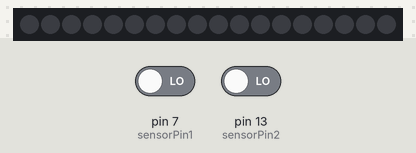
This sketch was run on a simulated Arduino Uno, built with avr-gcc and run on an emulated ATmega328P. On the bench: 18 RGB LEDs in strip order, left to right. The test bench sets the inputs (shaded band); at power-on: pin 7 (sensorPin1) LOW, pin 13 (sensorPin2) LOW.

Above: at 1.2 s.
1.3 s: pin 7 (sensorPin1) driven HIGH
At 2.1 s:
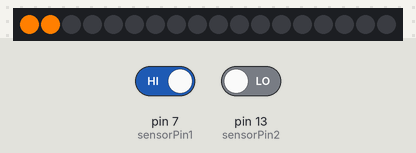
At 11.1 s:
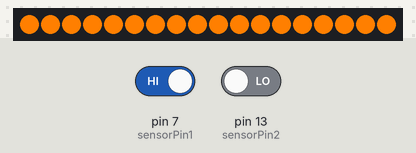
Timing chart, 0 to 12.6 s (numbered marks = the images above; inputs shaded):
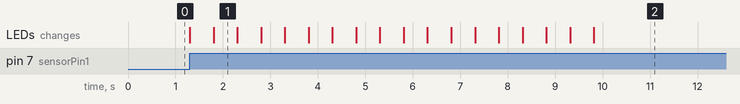

Measured:
- after the input at 1.3 s, the LEDs: first change at once (image 1 shows a later state)

The sketch:

step.ino
```cpp
#include <Adafruit_NeoPixel.h>
#ifdef __AVR__
#include <avr/power.h>
#endif
#define LED_PIN 6
#define sensorPin1 7
#define sensorPin2 13
#define LED_COUNT 18
Adafruit_NeoPixel strip(LED_COUNT, LED_PIN, NEO_GRB + NEO_KHZ800);
int calibrationTime = 20;
int sensorValue1 =0;
int sensorValue2 =0;
int sensorstatus = 0;
int sensor = 0;
int ranValue = 0;
void colourSelection()
{   sensorstatus = 1;
if (ranValue == 1 ) {
 RGBColor(0, 0, 255);
}
 else if (ranValue == 2 ) {
 RGBColor(0, 255, 255);
}
 else if (ranValue == 3 ) {
 RGBColor(0, 127, 255);
}
 else if (ranValue == 4 ) {
 RGBColor(0, 255, 127);
} else if (ranValue == 5 ) {
  RGBColor(0, 255, 0);
} else if (ranValue == 6 ) {
 RGBColor(255, 0, 255);
} else if (ranValue == 7 ) {
   RGBColor(255, 255, 0);
} else if (ranValue == 8 ) {
 RGBColor(255, 0, 127);
} else if (ranValue == 9 ) {
   RGBColor(255, 0, 0);
} else if (ranValue == 10 ) {
  RGBColor(244, 233, 140);
} else if (ranValue == 11 ) {
  RGBColor(255, 166, 0);
} else if (ranValue == 12 ) {
 RGBColor(252, 78, 3);
} else {
RGBColor(255, 127, 0);
}

}


void colorWipe(uint32_t color, int wait)
{
  for (int i = 0; i < strip.numPixels(); i++)
  { //Serial.println(sensorstatus);
    if(sensorstatus == 0){
        sensorValue1 = digitalRead(sensorPin1);
        sensorValue2 = digitalRead(sensorPin2);
           if (sensorValue1 == 1 || sensorValue2 == 1)  {

              //Serial.println("seroa");
              break;
           }
      }
    strip.setPixelColor(i, color);
    strip.show();
    delay(wait);
  }
}
void colorWipere(uint32_t color, int wait)
{

  for (int i = strip.numPixels(); i >= 0; i--)
  {
    //Serial.println(sensorstatus);
   if(sensorstatus == 0){
    sensorValue1 = digitalRead(sensorPin1);
        sensorValue2 = digitalRead(sensorPin2);
     if (sensorValue1 == 1 || sensorValue2 == 1)  {
     // Serial.println("seroa");
              break;
           }

      }
    strip.setPixelColor(i, color);
    strip.show();
    delay(wait);
  }
}
void RGBColor(int Rcolor, int Gcolor, int Bcolor)
{

  if (sensorValue1 == 1) {
    sensor = 1;
    colorWipe(strip.Color(Rcolor, Gcolor, Bcolor),500);
  }
  if (sensorValue2 == 1) {
     sensor = 2;
   colorWipere(strip.Color(Rcolor, Gcolor, Bcolor),500);
  }

}
void setup() {
  strip.begin();            // INITIALIZE NeoPixel strip object (REQUIRED)
  strip.show();             // Turn OFF all pixels ASAP
  strip.setBrightness(255); // Set BRIGHTNESS to about 1/5 (max = 255
  //Serial.begin(9600);

  pinMode(LED_PIN,OUTPUT);
  pinMode(sensorPin1,INPUT);
  pinMode(sensorPin2,INPUT);
}

void loop() {
  sensorValue1 = digitalRead(sensorPin1);
  sensorValue2 = digitalRead(sensorPin2);

  if (ranValue == 13) {
       ranValue = 0;
  }
  if (sensorValue1 == 1 || sensorValue2 == 1) {
    sensorstatus = 1;
   colourSelection();
  ranValue =  ranValue +1 ;
  for(int i = 0; i < calibrationTime; i++){ delay(1000); }
  }
   if (sensorValue1 == 0 && sensor == 1) {
     sensorstatus = 0;
    colorWipe(strip.Color(0,0,0),400);
    sensor = 0;
  }
   if (sensor == 2 && sensorValue2 == 0) {
     sensorstatus = 0;
    colorWipere(strip.Color(0,0,0),400);
    sensor = 0;
  }
}
```
